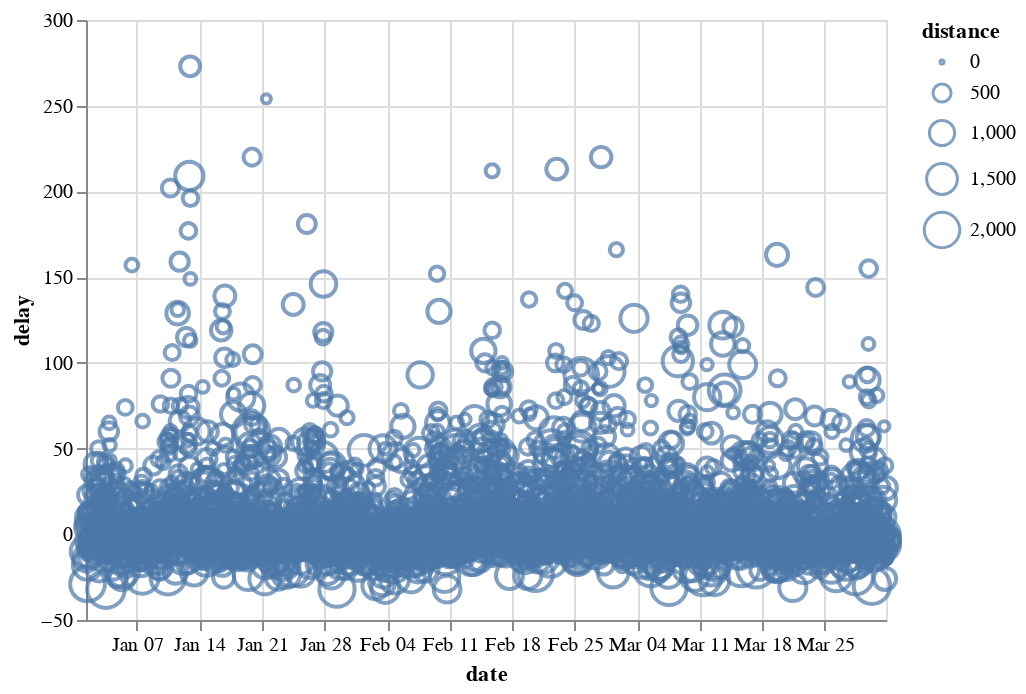

Write notebook code for a chart like this one.
### Code cell
alt.Chart(df).mark_point().encode(
    x='date',
    y='delay',
    size='distance',
)

### Figure 1 — Vega-Lite specification as saved in the notebook (floating-point values rounded to 4 significant figures; data arrays with more than 128 entries replaced by an {"elided": "..."} marker saying what was removed)
{"$schema": "https://vega.github.io/schema/vega-lite/v3.4.0.json", "config": {"mark": {"tooltip": null}, "view": {"height": 300, "width": 400}}, "data": {"name": "data-a13f700a514e17f25a28def20f0f930b"}, "datasets": {"data-a13f700a514e17f25a28def20f0f930b": {"elided": "5000 records"}}, "encoding": {"size": {"field": "distance", "type": "quantitative"}, "x": {"field": "date", "type": "temporal"}, "y": {"field": "delay", "type": "quantitative"}}, "mark": "point"}
